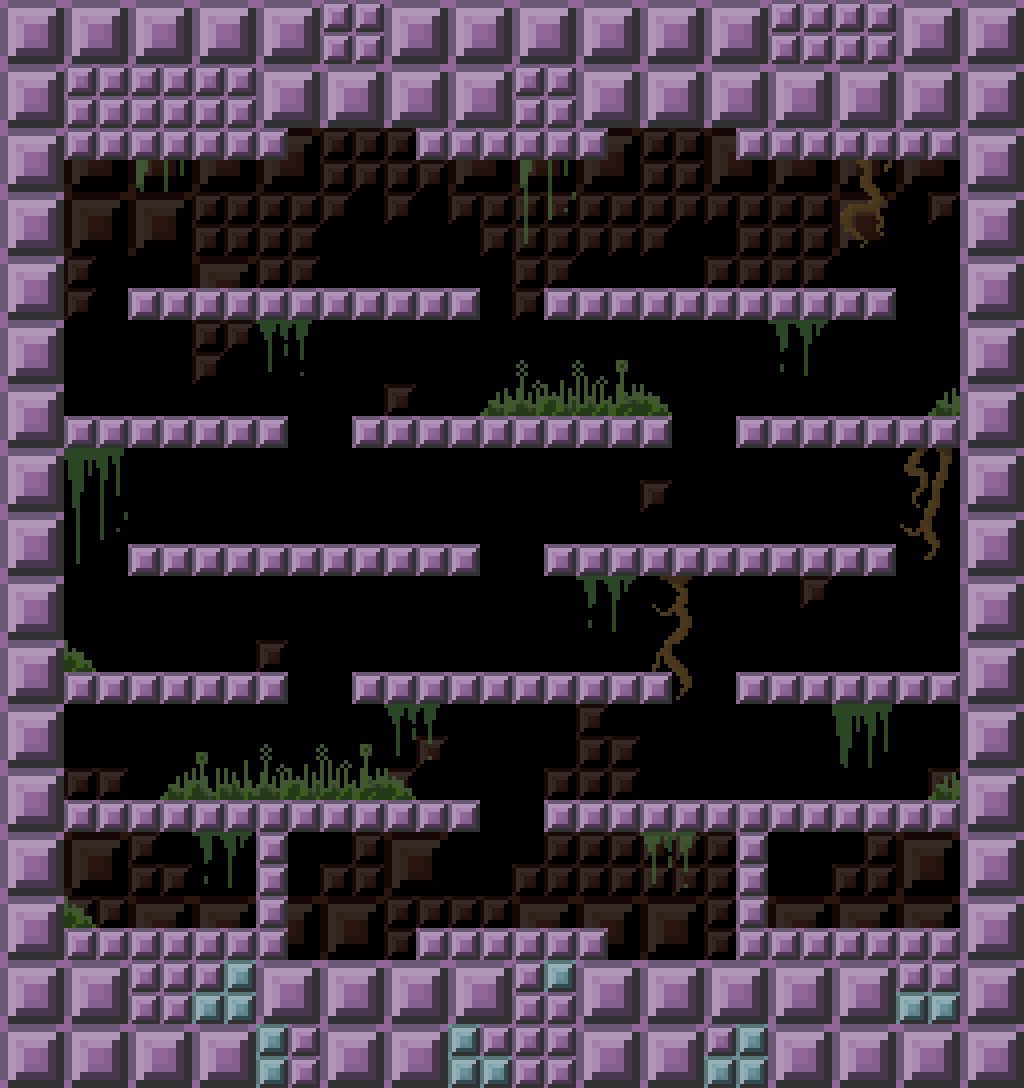

Rendered tile map (Tiled .tmx) drawn with the repository's tilesets; below, a short description and the map source with its tile grids summarised:
An orthogonal 16x17 tile map with 64x64 px tiles, 3 tile layers (background, detail, Blocks), 2 tilesets and 39 objects (13x Solid, 12x Platform, 5x whirlybob, 4x Teleport, 3x Crate, ...).

<map version="1.0" tiledversion="1.0.2" orientation="orthogonal" renderorder="left-down" width="16" height="17" tilewidth="64" tileheight="64" nextobjectid="132">
 <properties>
  <property name="colour_quad" type="int" value="3" />
  <property name="round_time" type="float" value="26" />
 </properties>
 <tileset firstgid="1" name="large" tilewidth="64" tileheight="64" tilecount="112" columns="14">
  <image source="../images/block.png" width="896" height="512" />
 </tileset>
 <tileset firstgid="113" name="block_background" tilewidth="64" tileheight="64" tilecount="42" columns="6">
  <image source="../images/block_background.png" width="384" height="448" />
 </tileset>
 <layer name="background" width="16" height="17">
  <data>[272 cells, 134 non-empty, 13 distinct tile ids]</data>
 </layer>
 <layer name="detail" width="16" height="17">
  <data>[272 cells, 36 non-empty, 18 distinct tile ids]</data>
 </layer>
 <layer name="Blocks" width="16" height="17">
  <data>[272 cells, 124 non-empty, 14 distinct tile ids]</data>
 </layer>
 <objectgroup color="#005500" name="geometry">
  <object id="4" type="Solid" x="64" y="0" width="224" height="160" />
  <object id="7" type="Solid" x="64" y="928" width="224" height="128" />
  <object id="8" type="Solid" x="960" y="128" width="64" height="832" />
  <object id="9" type="Solid" x="0" y="128" width="64" height="832" />
  <object id="42" type="Solid" x="416" y="0" width="192" height="160" />
  <object id="43" type="Solid" x="736" y="0" width="224" height="160" />
  <object id="49" type="Solid" x="416" y="928" width="192" height="128" />
  <object id="50" type="Solid" x="736" y="928" width="224" height="128" />
  <object id="121" type="Solid" x="736" y="832" width="32" height="96" />
  <object id="122" type="Solid" x="256" y="832" width="32" height="96" />
  <object id="126" type="Solid" x="288" y="0" width="128" height="16" />
  <object id="127" type="Solid" x="608" y="0" width="128" height="16" />
  <object id="128" type="Solid" x="64" y="1056" width="896" height="32" />
  <object id="118" type="Platform" x="752" y="672" width="208" height="32" />
  <object id="117" type="Platform" x="352" y="672" width="320" height="32" />
  <object id="72" type="Teleport" x="608" y="16" width="128" height="16" />
  <object id="110" type="Platform" x="560" y="288" width="320" height="32" />
  <object id="114" type="Platform" x="144" y="544" width="320" height="32" />
  <object id="113" type="Platform" x="752" y="416" width="208" height="32" />
  <object id="116" type="Platform" x="64" y="672" width="208" height="32" />
  <object id="71" type="Teleport" x="288" y="16" width="128" height="16" />
  <object id="73" type="Teleport" x="288" y="1024" width="128" height="32" />
  <object id="109" type="Platform" x="144" y="288" width="320" height="32" />
  <object id="111" type="Platform" x="64" y="416" width="208" height="32" />
  <object id="112" type="Platform" x="352" y="416" width="320" height="32" />
  <object id="120" type="Platform" x="560" y="800" width="400" height="32" />
  <object id="119" type="Platform" x="64" y="800" width="400" height="32" />
  <object id="74" type="Teleport" x="608" y="1024" width="128" height="32" />
  <object id="115" type="Platform" x="560" y="544" width="320" height="32" />
  <object id="129" type="Crate" gid="2" x="480" y="656" width="64" height="64" />
  <object id="130" type="Crate" gid="2" x="144" y="528" width="64" height="64">
   <properties>
    <property name="explosive" type="bool" value="true" />
   </properties>
  </object>
  <object id="131" type="Crate" gid="2" x="768" y="528" width="64" height="64">
   <properties>
    <property name="explosive" type="bool" value="true" />
   </properties>
  </object>
 </objectgroup>
 <objectgroup name="Spawn">
  <object id="75" name="whirlybob" x="784" y="224" width="16" height="16" />
  <object id="76" name="whirlybob" x="224" y="224" width="16" height="16" />
  <object id="77" name="whirlybob" x="368" y="368" width="16" height="16" />
  <object id="78" name="whirlybob" x="656" y="368" width="16" height="16" />
  <object id="81" name="whirlybob" x="512" y="768" width="16" height="16" />
  <object id="123" name="balldock" x="160" y="608" width="16" height="16" />
  <object id="124" name="balldock" x="864" y="608" width="16" height="16" />
 </objectgroup>
</map>
